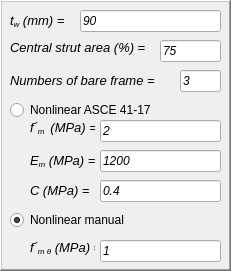
      <widget class="QFrame" name="Regularization_5">
       <property name="geometry">
        <rect>
         <x>170</x>
         <y>360</y>
         <width>231</width>
         <height>271</height>
        </rect>
       </property>
       <property name="frameShape">
        <enum>QFrame::WinPanel</enum>
       </property>
       <property name="frameShadow">
        <enum>QFrame::Raised</enum>
       </property>
       <widget class="QRadioButton" name="radioButtonIMWASCENonlinear">
        <property name="geometry">
         <rect>
          <x>10</x>
          <y>100</y>
          <width>161</width>
          <height>20</height>
         </rect>
        </property>
        <property name="font">
         <font>
          <weight>50</weight>
          <bold>false</bold>
         </font>
        </property>
        <property name="text">
         <string>Nonlinear ASCE 41-17</string>
        </property>
       </widget>
       <widget class="QLabel" name="label_117">
        <property name="geometry">
         <rect>
          <x>10</x>
          <y>10</y>
          <width>56</width>
          <height>22</height>
         </rect>
        </property>
        <property name="font">
         <font>
          <family>Arial</family>
          <pointsize>10</pointsize>
          <weight>50</weight>
          <italic>false</italic>
          <bold>false</bold>
         </font>
        </property>
        <property name="text">
         <string>&lt;!DOCTYPE HTML PUBLIC &quot;-//W3C//DTD HTML 4.0//EN&quot; &quot;http://www.w3.org/TR/REC-html40/strict.dtd&quot;&gt;
&lt;html&gt;&lt;head&gt;&lt;meta name=&quot;qrichtext&quot; content=&quot;1&quot; /&gt;&lt;style type=&quot;text/css&quot;&gt;
p, li { white-space: pre-wrap; }
&lt;/style&gt;&lt;/head&gt;&lt;body style=&quot; font-family:'Arial'; font-size:10pt; font-weight:400; font-style:normal;&quot;&gt;
&lt;p style=&quot; margin-top:12px; margin-bottom:12px; margin-left:0px; margin-right:0px; -qt-block-indent:0; text-indent:0px;&quot;&gt;&lt;span style=&quot; font-style:italic;&quot;&gt;t&lt;/span&gt;&lt;span style=&quot; font-style:italic; vertical-align:sub;&quot;&gt;w&lt;/span&gt;&lt;span style=&quot; font-style:italic;&quot;&gt; (mm) =&lt;/span&gt;&lt;/p&gt;&lt;/body&gt;&lt;/html&gt;</string>
        </property>
       </widget>
       <widget class="QLineEdit" name="twIF">
        <property name="geometry">
         <rect>
          <x>80</x>
          <y>10</y>
          <width>141</width>
          <height>22</height>
         </rect>
        </property>
        <property name="font">
         <font>
          <weight>50</weight>
          <italic>true</italic>
          <bold>false</bold>
         </font>
        </property>
        <property name="text">
         <string>90</string>
        </property>
       </widget>
       <widget class="QLabel" name="label_118">
        <property name="geometry">
         <rect>
          <x>30</x>
          <y>120</y>
          <width>65</width>
          <height>16</height>
         </rect>
        </property>
        <property name="font">
         <font>
          <family>Arial</family>
          <pointsize>10</pointsize>
          <weight>50</weight>
          <italic>false</italic>
          <bold>false</bold>
         </font>
        </property>
        <property name="text">
         <string>&lt;!DOCTYPE HTML PUBLIC &quot;-//W3C//DTD HTML 4.0//EN&quot; &quot;http://www.w3.org/TR/REC-html40/strict.dtd&quot;&gt;
&lt;html&gt;&lt;head&gt;&lt;meta name=&quot;qrichtext&quot; content=&quot;1&quot; /&gt;&lt;style type=&quot;text/css&quot;&gt;
p, li { white-space: pre-wrap; }
&lt;/style&gt;&lt;/head&gt;&lt;body style=&quot; font-family:'Arial'; font-size:10pt; font-weight:400; font-style:normal;&quot;&gt;
&lt;p style=&quot; margin-top:12px; margin-bottom:12px; margin-left:0px; margin-right:0px; -qt-block-indent:0; text-indent:0px;&quot;&gt;&lt;span style=&quot; font-style:italic;&quot;&gt;f´&lt;/span&gt;&lt;span style=&quot; font-style:italic; vertical-align:sub;&quot;&gt;m &lt;/span&gt;&lt;span style=&quot; font-style:italic;&quot;&gt; (MPa) =&lt;/span&gt;&lt;/p&gt;&lt;/body&gt;&lt;/html&gt;</string>
        </property>
       </widget>
       <widget class="QLineEdit" name="fmIF">
        <property name="geometry">
         <rect>
          <x>100</x>
          <y>120</y>
          <width>121</width>
          <height>22</height>
         </rect>
        </property>
        <property name="font">
         <font>
          <weight>50</weight>
          <italic>true</italic>
          <bold>false</bold>
         </font>
        </property>
        <property name="text">
         <string>2</string>
        </property>
       </widget>
       <widget class="QLabel" name="label_120">
        <property name="geometry">
         <rect>
          <x>30</x>
          <y>150</y>
          <width>68</width>
          <height>22</height>
         </rect>
        </property>
        <property name="font">
         <font>
          <family>Arial</family>
          <pointsize>10</pointsize>
          <weight>50</weight>
          <italic>false</italic>
          <bold>false</bold>
         </font>
        </property>
        <property name="text">
         <string>&lt;!DOCTYPE HTML PUBLIC &quot;-//W3C//DTD HTML 4.0//EN&quot; &quot;http://www.w3.org/TR/REC-html40/strict.dtd&quot;&gt;
&lt;html&gt;&lt;head&gt;&lt;meta name=&quot;qrichtext&quot; content=&quot;1&quot; /&gt;&lt;style type=&quot;text/css&quot;&gt;
p, li { white-space: pre-wrap; }
&lt;/style&gt;&lt;/head&gt;&lt;body style=&quot; font-family:'Arial'; font-size:10pt; font-weight:400; font-style:normal;&quot;&gt;
&lt;p style=&quot; margin-top:12px; margin-bottom:12px; margin-left:0px; margin-right:0px; -qt-block-indent:0; text-indent:0px;&quot;&gt;&lt;span style=&quot; font-style:italic;&quot;&gt;E&lt;/span&gt;&lt;span style=&quot; font-style:italic; vertical-align:sub;&quot;&gt;m&lt;/span&gt;&lt;span style=&quot; font-style:italic;&quot;&gt; (MPa) = &lt;/span&gt;&lt;/p&gt;&lt;/body&gt;&lt;/html&gt;</string>
        </property>
       </widget>
       <widget class="QLineEdit" name="EmIF">
        <property name="geometry">
         <rect>
          <x>100</x>
          <y>150</y>
          <width>121</width>
          <height>22</height>
         </rect>
        </property>
        <property name="font">
         <font>
          <weight>50</weight>
          <italic>true</italic>
          <bold>false</bold>
         </font>
        </property>
        <property name="text">
         <string>1200</string>
        </property>
       </widget>
       <widget class="QRadioButton" name="radioButtonIMWManualNonlinear">
        <property name="geometry">
         <rect>
          <x>10</x>
          <y>210</y>
          <width>161</width>
          <height>20</height>
         </rect>
        </property>
        <property name="font">
         <font>
          <weight>50</weight>
          <bold>false</bold>
         </font>
        </property>
        <property name="text">
         <string>Nonlinear manual</string>
        </property>
        <property name="checked">
         <bool>true</bool>
        </property>
       </widget>
       <widget class="QLabel" name="label_124">
        <property name="geometry">
         <rect>
          <x>30</x>
          <y>180</y>
          <width>68</width>
          <height>22</height>
         </rect>
        </property>
        <property name="font">
         <font>
          <family>Arial</family>
          <pointsize>10</pointsize>
          <weight>50</weight>
          <italic>false</italic>
          <bold>false</bold>
         </font>
        </property>
        <property name="text">
         <string>&lt;!DOCTYPE HTML PUBLIC &quot;-//W3C//DTD HTML 4.0//EN&quot; &quot;http://www.w3.org/TR/REC-html40/strict.dtd&quot;&gt;
&lt;html&gt;&lt;head&gt;&lt;meta name=&quot;qrichtext&quot; content=&quot;1&quot; /&gt;&lt;style type=&quot;text/css&quot;&gt;
p, li { white-space: pre-wrap; }
&lt;/style&gt;&lt;/head&gt;&lt;body style=&quot; font-family:'Arial'; font-size:10pt; font-weight:400; font-style:normal;&quot;&gt;
&lt;p style=&quot; margin-top:12px; margin-bottom:12px; margin-left:0px; margin-right:0px; -qt-block-indent:0; text-indent:0px;&quot;&gt;&lt;span style=&quot; font-style:italic;&quot;&gt;C (MPa) = &lt;/span&gt;&lt;/p&gt;&lt;/body&gt;&lt;/html&gt;</string>
        </property>
       </widget>
       <widget class="QLineEdit" name="CohesionIF">
        <property name="geometry">
         <rect>
          <x>100</x>
          <y>180</y>
          <width>121</width>
          <height>22</height>
         </rect>
        </property>
        <property name="font">
         <font>
          <weight>50</weight>
          <italic>true</italic>
          <bold>false</bold>
         </font>
        </property>
        <property name="text">
         <string>0.4</string>
        </property>
       </widget>
       <widget class="QLabel" name="label_125">
        <property name="geometry">
         <rect>
          <x>30</x>
          <y>240</y>
          <width>65</width>
          <height>16</height>
         </rect>
        </property>
        <property name="font">
         <font>
          <family>Arial</family>
          <pointsize>10</pointsize>
          <weight>50</weight>
          <italic>false</italic>
          <bold>false</bold>
         </font>
        </property>
        <property name="text">
         <string>&lt;!DOCTYPE HTML PUBLIC &quot;-//W3C//DTD HTML 4.0//EN&quot; &quot;http://www.w3.org/TR/REC-html40/strict.dtd&quot;&gt;
&lt;html&gt;&lt;head&gt;&lt;meta name=&quot;qrichtext&quot; content=&quot;1&quot; /&gt;&lt;style type=&quot;text/css&quot;&gt;
p, li { white-space: pre-wrap; }
&lt;/style&gt;&lt;/head&gt;&lt;body style=&quot; font-family:'Arial'; font-size:10pt; font-weight:400; font-style:normal;&quot;&gt;
&lt;p style=&quot; margin-top:12px; margin-bottom:12px; margin-left:0px; margin-right:0px; -qt-block-indent:0; text-indent:0px;&quot;&gt;&lt;span style=&quot; font-style:italic;&quot;&gt;f´&lt;/span&gt;&lt;span style=&quot; font-style:italic; vertical-align:sub;&quot;&gt;m θ&lt;/span&gt;&lt;span style=&quot; font-style:italic;&quot;&gt; (MPa) =&lt;/span&gt;&lt;/p&gt;&lt;/body&gt;&lt;/html&gt;</string>
        </property>
       </widget>
       <widget class="QLineEdit" name="fmtetaIF">
        <property name="geometry">
         <rect>
          <x>100</x>
          <y>240</y>
          <width>121</width>
          <height>22</height>
         </rect>
        </property>
        <property name="font">
         <font>
          <weight>50</weight>
          <italic>true</italic>
          <bold>false</bold>
         </font>
        </property>
        <property name="text">
         <string>1</string>
        </property>
       </widget>
       <widget class="QLabel" name="label_121">
        <property name="geometry">
         <rect>
          <x>10</x>
          <y>40</y>
          <width>141</width>
          <height>16</height>
         </rect>
        </property>
        <property name="font">
         <font>
          <family>Arial</family>
          <pointsize>10</pointsize>
          <weight>50</weight>
          <italic>false</italic>
          <bold>false</bold>
         </font>
        </property>
        <property name="text">
         <string>&lt;!DOCTYPE HTML PUBLIC &quot;-//W3C//DTD HTML 4.0//EN&quot; &quot;http://www.w3.org/TR/REC-html40/strict.dtd&quot;&gt;
&lt;html&gt;&lt;head&gt;&lt;meta name=&quot;qrichtext&quot; content=&quot;1&quot; /&gt;&lt;style type=&quot;text/css&quot;&gt;
p, li { white-space: pre-wrap; }
&lt;/style&gt;&lt;/head&gt;&lt;body style=&quot; font-family:'Arial'; font-size:10pt; font-weight:400; font-style:normal;&quot;&gt;
&lt;p style=&quot; margin-top:12px; margin-bottom:12px; margin-left:0px; margin-right:0px; -qt-block-indent:0; text-indent:0px;&quot;&gt;&lt;span style=&quot; font-style:italic;&quot;&gt;Central strut area (%) =&lt;/span&gt;&lt;/p&gt;&lt;/body&gt;&lt;/html&gt;</string>
        </property>
       </widget>
       <widget class="QLineEdit" name="CASM">
        <property name="geometry">
         <rect>
          <x>160</x>
          <y>40</y>
          <width>61</width>
          <height>22</height>
         </rect>
        </property>
        <property name="font">
         <font>
          <weight>50</weight>
          <italic>true</italic>
          <bold>false</bold>
         </font>
        </property>
        <property name="text">
         <string>75</string>
        </property>
       </widget>
       <widget class="QLabel" name="label_122">
        <property name="geometry">
         <rect>
          <x>10</x>
          <y>70</y>
          <width>161</width>
          <height>21</height>
         </rect>
        </property>
        <property name="font">
         <font>
          <family>Arial</family>
          <pointsize>10</pointsize>
          <weight>50</weight>
          <italic>false</italic>
          <bold>false</bold>
         </font>
        </property>
        <property name="text">
         <string>&lt;!DOCTYPE HTML PUBLIC &quot;-//W3C//DTD HTML 4.0//EN&quot; &quot;http://www.w3.org/TR/REC-html40/strict.dtd&quot;&gt;
&lt;html&gt;&lt;head&gt;&lt;meta name=&quot;qrichtext&quot; content=&quot;1&quot; /&gt;&lt;style type=&quot;text/css&quot;&gt;
p, li { white-space: pre-wrap; }
&lt;/style&gt;&lt;/head&gt;&lt;body style=&quot; font-family:'Arial'; font-size:10pt; font-weight:400; font-style:normal;&quot;&gt;
&lt;p style=&quot; margin-top:12px; margin-bottom:12px; margin-left:0px; margin-right:0px; -qt-block-indent:0; text-indent:0px;&quot;&gt;&lt;span style=&quot; font-style:italic;&quot;&gt;Numbers of bare frame =&lt;/span&gt;&lt;/p&gt;&lt;/body&gt;&lt;/html&gt;</string>
        </property>
       </widget>
       <widget class="QLineEdit" name="NPBF">
        <property name="geometry">
         <rect>
          <x>180</x>
          <y>70</y>
          <width>41</width>
          <height>22</height>
         </rect>
        </property>
        <property name="font">
         <font>
          <weight>50</weight>
          <italic>true</italic>
          <bold>false</bold>
         </font>
        </property>
        <property name="text">
         <string>3</string>
        </property>
       </widget>
      </widget>
